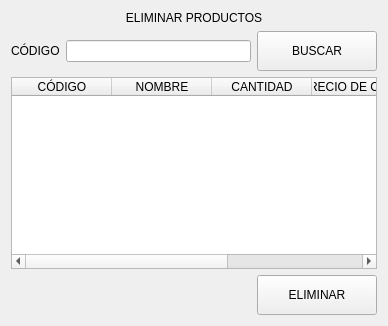
                  <widget class="QWidget" name="page_delete">
                   <layout class="QVBoxLayout" name="verticalLayout_12">
                    <item>
                     <widget class="QLabel" name="label_13">
                      <property name="text">
                       <string>ELIMINAR PRODUCTOS</string>
                      </property>
                      <property name="alignment">
                       <set>Qt::AlignCenter</set>
                      </property>
                     </widget>
                    </item>
                    <item>
                     <layout class="QHBoxLayout" name="horizontalLayout_11">
                      <item>
                       <widget class="QLabel" name="label_14">
                        <property name="text">
                         <string>CÓDIGO</string>
                        </property>
                       </widget>
                      </item>
                      <item>
                       <widget class="QLineEdit" name="lineEdit_cod_pgDelet"/>
                      </item>
                      <item>
                       <widget class="QPushButton" name="bt_buscar_pgDelet">
                        <property name="minimumSize">
                         <size>
                          <width>120</width>
                          <height>40</height>
                         </size>
                        </property>
                        <property name="text">
                         <string>BUSCAR</string>
                        </property>
                       </widget>
                      </item>
                     </layout>
                    </item>
                    <item>
                     <widget class="QTableWidget" name="tableWidget_pgDelet">
                      <column>
                       <property name="text">
                        <string>CÓDIGO</string>
                       </property>
                      </column>
                      <column>
                       <property name="text">
                        <string>NOMBRE</string>
                       </property>
                      </column>
                      <column>
                       <property name="text">
                        <string>CANTIDAD</string>
                       </property>
                      </column>
                      <column>
                       <property name="text">
                        <string>PRECIO DE COMPRA</string>
                       </property>
                      </column>
                      <column>
                       <property name="text">
                        <string>PRECIO DE VENTA</string>
                       </property>
                      </column>
                     </widget>
                    </item>
                    <item>
                     <layout class="QHBoxLayout" name="horizontalLayout_10">
                      <item>
                       <widget class="QLabel" name="label_pgDelet">
                        <property name="minimumSize">
                         <size>
                          <width>200</width>
                          <height>0</height>
                         </size>
                        </property>
                        <property name="text">
                         <string/>
                        </property>
                        <property name="alignment">
                         <set>Qt::AlignCenter</set>
                        </property>
                       </widget>
                      </item>
                      <item>
                       <spacer name="horizontalSpacer_7">
                        <property name="orientation">
                         <enum>Qt::Horizontal</enum>
                        </property>
                        <property name="sizeHint" stdset="0">
                         <size>
                          <width>40</width>
                          <height>20</height>
                         </size>
                        </property>
                       </spacer>
                      </item>
                      <item>
                       <widget class="QPushButton" name="bt_delete_pgDelete">
                        <property name="minimumSize">
                         <size>
                          <width>120</width>
                          <height>40</height>
                         </size>
                        </property>
                        <property name="text">
                         <string>ELIMINAR</string>
                        </property>
                       </widget>
                      </item>
                     </layout>
                    </item>
                   </layout>
                  </widget>
